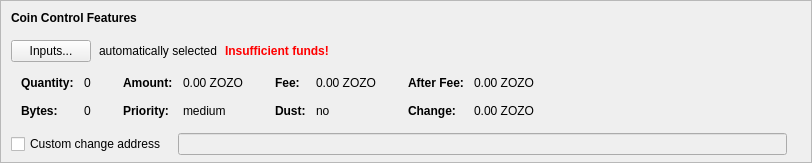
    <widget class="QFrame" name="frameCoinControl">
     <property name="sizePolicy">
      <sizepolicy hsizetype="Expanding" vsizetype="Expanding">
       <horstretch>0</horstretch>
       <verstretch>0</verstretch>
      </sizepolicy>
     </property>
     <property name="maximumSize">
      <size>
       <width>16777215</width>
       <height>16777215</height>
      </size>
     </property>
     <property name="frameShape">
      <enum>QFrame::StyledPanel</enum>
     </property>
     <property name="frameShadow">
      <enum>QFrame::Sunken</enum>
     </property>
     <layout class="QVBoxLayout" name="verticalLayoutCoinControl2">
      <property name="spacing">
       <number>0</number>
      </property>
      <property name="leftMargin">
       <number>0</number>
      </property>
      <property name="topMargin">
       <number>0</number>
      </property>
      <property name="rightMargin">
       <number>0</number>
      </property>
      <property name="bottomMargin">
       <number>6</number>
      </property>
      <item>
       <layout class="QVBoxLayout" name="verticalLayoutCoinControl" stretch="0,0,0,0,1">
        <property name="spacing">
         <number>0</number>
        </property>
        <property name="leftMargin">
         <number>10</number>
        </property>
        <property name="topMargin">
         <number>10</number>
        </property>
        <item>
         <layout class="QHBoxLayout" name="horizontalLayoutCoinControl1">
          <property name="bottomMargin">
           <number>15</number>
          </property>
          <item>
           <widget class="QLabel" name="labelCoinControlFeatures">
            <property name="sizePolicy">
             <sizepolicy hsizetype="Preferred" vsizetype="Maximum">
              <horstretch>0</horstretch>
              <verstretch>0</verstretch>
             </sizepolicy>
            </property>
            <property name="font">
             <font>
              <weight>75</weight>
              <bold>true</bold>
             </font>
            </property>
            <property name="styleSheet">
             <string notr="true">font-weight:bold;</string>
            </property>
            <property name="text">
             <string>Coin Control Features</string>
            </property>
           </widget>
          </item>
         </layout>
        </item>
        <item>
         <layout class="QHBoxLayout" name="horizontalLayoutCoinControl2" stretch="0,0,0,0">
          <property name="spacing">
           <number>8</number>
          </property>
          <property name="bottomMargin">
           <number>10</number>
          </property>
          <item>
           <widget class="QPushButton" name="pushButtonCoinControl">
            <property name="styleSheet">
             <string notr="true"/>
            </property>
            <property name="text">
             <string>Inputs...</string>
            </property>
            <property name="autoDefault">
             <bool>false</bool>
            </property>
           </widget>
          </item>
          <item>
           <widget class="QLabel" name="labelCoinControlAutomaticallySelected">
            <property name="text">
             <string>automatically selected</string>
            </property>
            <property name="margin">
             <number>5</number>
            </property>
           </widget>
          </item>
          <item>
           <widget class="QLabel" name="labelCoinControlInsuffFunds">
            <property name="font">
             <font>
              <weight>75</weight>
              <bold>true</bold>
             </font>
            </property>
            <property name="styleSheet">
             <string notr="true">color:red;font-weight:bold;</string>
            </property>
            <property name="text">
             <string>Insufficient funds!</string>
            </property>
            <property name="margin">
             <number>5</number>
            </property>
           </widget>
          </item>
          <item>
           <spacer name="horizontalSpacerCoinControl">
            <property name="orientation">
             <enum>Qt::Horizontal</enum>
            </property>
            <property name="sizeHint" stdset="0">
             <size>
              <width>40</width>
              <height>1</height>
             </size>
            </property>
           </spacer>
          </item>
         </layout>
        </item>
        <item>
         <widget class="QWidget" name="widgetCoinControl" native="true">
          <property name="sizePolicy">
           <sizepolicy hsizetype="Preferred" vsizetype="Preferred">
            <horstretch>0</horstretch>
            <verstretch>0</verstretch>
           </sizepolicy>
          </property>
          <property name="minimumSize">
           <size>
            <width>0</width>
            <height>0</height>
           </size>
          </property>
          <property name="styleSheet">
           <string notr="true"/>
          </property>
          <layout class="QHBoxLayout" name="horizontalLayoutCoinControl5">
           <property name="leftMargin">
            <number>0</number>
           </property>
           <property name="topMargin">
            <number>0</number>
           </property>
           <property name="rightMargin">
            <number>0</number>
           </property>
           <property name="bottomMargin">
            <number>0</number>
           </property>
           <item>
            <layout class="QHBoxLayout" name="horizontalLayoutCoinControl3" stretch="0,0,0,1">
             <property name="spacing">
              <number>20</number>
             </property>
             <property name="topMargin">
              <number>0</number>
             </property>
             <property name="bottomMargin">
              <number>10</number>
             </property>
             <item>
              <layout class="QFormLayout" name="formLayoutCoinControl1">
               <property name="horizontalSpacing">
                <number>10</number>
               </property>
               <property name="verticalSpacing">
                <number>14</number>
               </property>
               <property name="leftMargin">
                <number>10</number>
               </property>
               <property name="topMargin">
                <number>4</number>
               </property>
               <property name="rightMargin">
                <number>6</number>
               </property>
               <item row="0" column="0">
                <widget class="QLabel" name="labelCoinControlQuantityText">
                 <property name="font">
                  <font>
                   <weight>75</weight>
                   <bold>true</bold>
                  </font>
                 </property>
                 <property name="text">
                  <string>Quantity:</string>
                 </property>
                 <property name="margin">
                  <number>0</number>
                 </property>
                </widget>
               </item>
               <item row="0" column="1">
                <widget class="QLabel" name="labelCoinControlQuantity">
                 <property name="cursor">
                  <cursorShape>IBeamCursor</cursorShape>
                 </property>
                 <property name="contextMenuPolicy">
                  <enum>Qt::ActionsContextMenu</enum>
                 </property>
                 <property name="text">
                  <string notr="true">0</string>
                 </property>
                 <property name="margin">
                  <number>0</number>
                 </property>
                 <property name="textInteractionFlags">
                  <set>Qt::LinksAccessibleByMouse|Qt::TextSelectableByKeyboard|Qt::TextSelectableByMouse</set>
                 </property>
                </widget>
               </item>
               <item row="1" column="0">
                <widget class="QLabel" name="labelCoinControlBytesText">
                 <property name="font">
                  <font>
                   <weight>75</weight>
                   <bold>true</bold>
                  </font>
                 </property>
                 <property name="text">
                  <string>Bytes:</string>
                 </property>
                </widget>
               </item>
               <item row="1" column="1">
                <widget class="QLabel" name="labelCoinControlBytes">
                 <property name="cursor">
                  <cursorShape>IBeamCursor</cursorShape>
                 </property>
                 <property name="contextMenuPolicy">
                  <enum>Qt::ActionsContextMenu</enum>
                 </property>
                 <property name="text">
                  <string notr="true">0</string>
                 </property>
                 <property name="textInteractionFlags">
                  <set>Qt::LinksAccessibleByMouse|Qt::TextSelectableByKeyboard|Qt::TextSelectableByMouse</set>
                 </property>
                </widget>
               </item>
              </layout>
             </item>
             <item>
              <layout class="QFormLayout" name="formLayoutCoinControl2">
               <property name="horizontalSpacing">
                <number>10</number>
               </property>
               <property name="verticalSpacing">
                <number>14</number>
               </property>
               <property name="leftMargin">
                <number>6</number>
               </property>
               <property name="topMargin">
                <number>4</number>
               </property>
               <property name="rightMargin">
                <number>6</number>
               </property>
               <item row="0" column="0">
                <widget class="QLabel" name="labelCoinControlAmountText">
                 <property name="font">
                  <font>
                   <weight>75</weight>
                   <bold>true</bold>
                  </font>
                 </property>
                 <property name="text">
                  <string>Amount:</string>
                 </property>
                 <property name="margin">
                  <number>0</number>
                 </property>
                </widget>
               </item>
               <item row="0" column="1">
                <widget class="QLabel" name="labelCoinControlAmount">
                 <property name="cursor">
                  <cursorShape>IBeamCursor</cursorShape>
                 </property>
                 <property name="contextMenuPolicy">
                  <enum>Qt::ActionsContextMenu</enum>
                 </property>
                 <property name="text">
                  <string notr="true">0.00 ZOZO</string>
                 </property>
                 <property name="textInteractionFlags">
                  <set>Qt::LinksAccessibleByMouse|Qt::TextSelectableByKeyboard|Qt::TextSelectableByMouse</set>
                 </property>
                </widget>
               </item>
               <item row="1" column="0">
                <widget class="QLabel" name="labelCoinControlPriorityText">
                 <property name="font">
                  <font>
                   <weight>75</weight>
                   <bold>true</bold>
                  </font>
                 </property>
                 <property name="text">
                  <string>Priority:</string>
                 </property>
                </widget>
               </item>
               <item row="1" column="1">
                <widget class="QLabel" name="labelCoinControlPriority">
                 <property name="cursor">
                  <cursorShape>IBeamCursor</cursorShape>
                 </property>
                 <property name="contextMenuPolicy">
                  <enum>Qt::ActionsContextMenu</enum>
                 </property>
                 <property name="text">
                  <string>medium</string>
                 </property>
                 <property name="textInteractionFlags">
                  <set>Qt::LinksAccessibleByMouse|Qt::TextSelectableByKeyboard|Qt::TextSelectableByMouse</set>
                 </property>
                </widget>
               </item>
              </layout>
             </item>
             <item>
              <layout class="QFormLayout" name="formLayoutCoinControl3">
               <property name="horizontalSpacing">
                <number>10</number>
               </property>
               <property name="verticalSpacing">
                <number>14</number>
               </property>
               <property name="leftMargin">
                <number>6</number>
               </property>
               <property name="topMargin">
                <number>4</number>
               </property>
               <property name="rightMargin">
                <number>6</number>
               </property>
               <item row="0" column="0">
                <widget class="QLabel" name="labelCoinControlFeeText">
                 <property name="font">
                  <font>
                   <weight>75</weight>
                   <bold>true</bold>
                  </font>
                 </property>
                 <property name="text">
                  <string>Fee:</string>
                 </property>
                 <property name="margin">
                  <number>0</number>
                 </property>
                </widget>
               </item>
               <item row="0" column="1">
                <widget class="QLabel" name="labelCoinControlFee">
                 <property name="cursor">
                  <cursorShape>IBeamCursor</cursorShape>
                 </property>
                 <property name="contextMenuPolicy">
                  <enum>Qt::ActionsContextMenu</enum>
                 </property>
                 <property name="text">
                  <string notr="true">0.00 ZOZO</string>
                 </property>
                 <property name="textInteractionFlags">
                  <set>Qt::LinksAccessibleByMouse|Qt::TextSelectableByKeyboard|Qt::TextSelectableByMouse</set>
                 </property>
                </widget>
               </item>
               <item row="1" column="0">
                <widget class="QLabel" name="labelCoinControlLowOutputText">
                 <property name="font">
                  <font>
                   <weight>75</weight>
                   <bold>true</bold>
                  </font>
                 </property>
                 <property name="text">
                  <string>Dust:</string>
                 </property>
                </widget>
               </item>
               <item row="1" column="1">
                <widget class="QLabel" name="labelCoinControlLowOutput">
                 <property name="cursor">
                  <cursorShape>IBeamCursor</cursorShape>
                 </property>
                 <property name="contextMenuPolicy">
                  <enum>Qt::ActionsContextMenu</enum>
                 </property>
                 <property name="text">
                  <string>no</string>
                 </property>
                 <property name="textInteractionFlags">
                  <set>Qt::LinksAccessibleByMouse|Qt::TextSelectableByKeyboard|Qt::TextSelectableByMouse</set>
                 </property>
                </widget>
               </item>
              </layout>
             </item>
             <item>
              <layout class="QFormLayout" name="formLayoutCoinControl4">
               <property name="horizontalSpacing">
                <number>10</number>
               </property>
               <property name="verticalSpacing">
                <number>14</number>
               </property>
               <property name="leftMargin">
                <number>6</number>
               </property>
               <property name="topMargin">
                <number>4</number>
               </property>
               <property name="rightMargin">
                <number>6</number>
               </property>
               <item row="0" column="0">
                <widget class="QLabel" name="labelCoinControlAfterFeeText">
                 <property name="font">
                  <font>
                   <weight>75</weight>
                   <bold>true</bold>
                  </font>
                 </property>
                 <property name="text">
                  <string>After Fee:</string>
                 </property>
                 <property name="margin">
                  <number>0</number>
                 </property>
                </widget>
               </item>
               <item row="0" column="1">
                <widget class="QLabel" name="labelCoinControlAfterFee">
                 <property name="cursor">
                  <cursorShape>IBeamCursor</cursorShape>
                 </property>
                 <property name="contextMenuPolicy">
                  <enum>Qt::ActionsContextMenu</enum>
                 </property>
                 <property name="text">
                  <string notr="true">0.00 ZOZO</string>
                 </property>
                 <property name="textInteractionFlags">
                  <set>Qt::LinksAccessibleByMouse|Qt::TextSelectableByKeyboard|Qt::TextSelectableByMouse</set>
                 </property>
                </widget>
               </item>
               <item row="1" column="0">
                <widget class="QLabel" name="labelCoinControlChangeText">
                 <property name="font">
                  <font>
                   <weight>75</weight>
                   <bold>true</bold>
                  </font>
                 </property>
                 <property name="text">
                  <string>Change:</string>
                 </property>
                </widget>
               </item>
               <item row="1" column="1">
                <widget class="QLabel" name="labelCoinControlChange">
                 <property name="cursor">
                  <cursorShape>IBeamCursor</cursorShape>
                 </property>
                 <property name="contextMenuPolicy">
                  <enum>Qt::ActionsContextMenu</enum>
                 </property>
                 <property name="text">
                  <string notr="true">0.00 ZOZO</string>
                 </property>
                 <property name="textInteractionFlags">
                  <set>Qt::LinksAccessibleByMouse|Qt::TextSelectableByKeyboard|Qt::TextSelectableByMouse</set>
                 </property>
                </widget>
               </item>
              </layout>
             </item>
            </layout>
           </item>
          </layout>
         </widget>
        </item>
        <item>
         <layout class="QHBoxLayout" name="horizontalLayoutCoinControl4" stretch="0,0,0">
          <property name="spacing">
           <number>12</number>
          </property>
          <property name="sizeConstraint">
           <enum>QLayout::SetDefaultConstraint</enum>
          </property>
          <property name="topMargin">
           <number>5</number>
          </property>
          <property name="rightMargin">
           <number>5</number>
          </property>
          <item>
           <widget class="QCheckBox" name="checkBoxCoinControlChange">
            <property name="toolTip">
             <string>If this is activated, but the change address is empty or invalid, change will be sent to a newly generated address.</string>
            </property>
            <property name="text">
             <string>Custom change address</string>
            </property>
           </widget>
          </item>
          <item>
           <widget class="QValidatedLineEdit" name="lineEditCoinControlChange">
            <property name="enabled">
             <bool>false</bool>
            </property>
            <property name="sizePolicy">
             <sizepolicy hsizetype="Expanding" vsizetype="Fixed">
              <horstretch>0</horstretch>
              <verstretch>0</verstretch>
             </sizepolicy>
            </property>
           </widget>
          </item>
          <item>
           <widget class="QLabel" name="labelCoinControlChangeLabel">
            <property name="sizePolicy">
             <sizepolicy hsizetype="Preferred" vsizetype="Expanding">
              <horstretch>0</horstretch>
              <verstretch>0</verstretch>
             </sizepolicy>
            </property>
            <property name="minimumSize">
             <size>
              <width>0</width>
              <height>0</height>
             </size>
            </property>
            <property name="text">
             <string/>
            </property>
            <property name="margin">
             <number>3</number>
            </property>
           </widget>
          </item>
         </layout>
        </item>
        <item>
         <spacer name="verticalSpacerCoinControl">
          <property name="orientation">
           <enum>Qt::Vertical</enum>
          </property>
          <property name="sizeHint" stdset="0">
           <size>
            <width>800</width>
            <height>1</height>
           </size>
          </property>
         </spacer>
        </item>
       </layout>
      </item>
     </layout>
    </widget>
